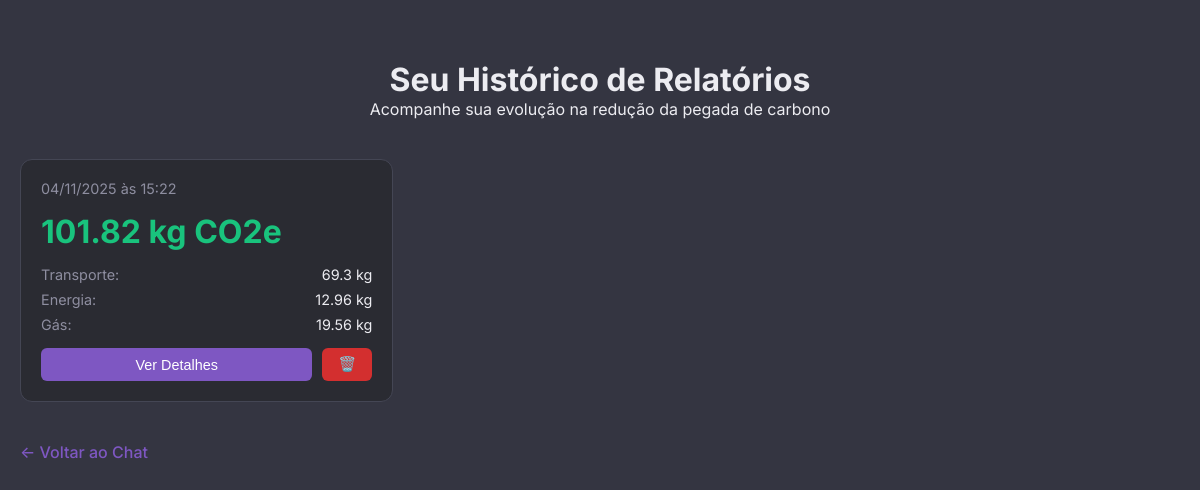
The app's page /history (signed in) with its own data.
### src/models.py (models this page shows, shortened)
class Report(db.Model):
    __tablename__ = 'reports'
    id = db.Column(db.Integer, primary_key=True)
    user_id = db.Column(db.Integer, db.ForeignKey('users.id'), nullable=False)
    created_at = db.Column(db.DateTime, default=datetime.utcnow)
    km_carro = db.Column(db.Float, nullable=True)
    tipo_combustivel = db.Column(db.String(20), nullable=True)
    km_onibus = db.Column(db.Float, nullable=True)
    kwh_eletricidade = db.Column(db.Float, nullable=True)
    kg_gas_glp = db.Column(db.Float, nullable=True)
    total_kg_co2e = db.Column(db.Float, nullable=False)
    transporte_kg_co2e = db.Column(db.Float, default=0.0)
    energia_eletrica_kg_co2e = db.Column(db.Float, default=0.0)
    gas_cozinha_kg_co2e = db.Column(db.Float, default=0.0)
    narrative_report = db.Column(db.Text, nullable=True)

### routes/report_routes.py (the view)
@routes.route('/history')
@login_required
def view_history():
    reports = Report.query.filter_by(user_id=current_user.id).order_by(Report.created_at.desc()).all()
    return render_template('history.html', reports=reports)

### templates/history.html (shortened to what this page needs)
<!DOCTYPE html>
<html lang="pt-BR">
<head>
    <link rel="stylesheet" href="{{ url_for('static', filename='style.css') }}">
</head>
<body>
    <div class="history-container">
        <header class="history-header">
            <h1>Seu Histórico de Relatórios</h1>
            <p>Acompanhe sua evolução na redução da pegada de carbono</p>
        </header>
        {% if reports %}
        <div class="reports-grid">
            {% for report in reports %}
            <div class="report-card">
                <div class="report-date">{{ report.created_at.strftime('%d/%m/%Y às %H:%M') }}</div>
                <div class="report-total">{{ report.total_kg_co2e }} kg CO2e</div>
                <div class="report-breakdown">
                    <div class="breakdown-item">
                        <span class="breakdown-label">Transporte:</span>
                        <span>{{ report.transporte_kg_co2e }} kg</span>
                    </div>
                    <div class="breakdown-item">
                        <span class="breakdown-label">Energia:</span>
                        <span>{{ report.energia_eletrica_kg_co2e }} kg</span>
                    </div>
                    <div class="breakdown-item">
                        <span class="breakdown-label">Gás:</span>
                        <span>{{ report.gas_cozinha_kg_co2e }} kg</span>
                    </div>
                </div>
                <div class="report-actions">
                    <button class="btn btn-view" data-report-id="{{ report.id }}">Ver Detalhes</button>
                    <button class="btn btn-delete" data-report-id="{{ report.id }}">🗑️</button>
                </div>
            </div>
            {% endfor %}
        </div>
        {% else %}
        <div class="empty-state">
            <h2>Nenhum relatório encontrado</h2>
            <p>Comece uma conversa com a Dalva para gerar seu primeiro relatório!</p>
        </div>
        {% endif %}
        <a href="/" class="back-link">← Voltar ao Chat</a>
    </div>
</body>
</html>

### static/style.css (style rules this page uses)
* { margin: 0; padding: 0; box-sizing: border-box; }
:root { --bg-primary: #343541; --bg-secondary: #2a2b32; --bg-tertiary: #444654; --text-primary: #ececf1; --text-secondary: #8e8ea0; --accent-purple: #7e57c2; --accent-green: #19c37d; --accent-red: #d32f2f; --accent-yellow: #fbc02d; }
body { font-family: 'Inter', -apple-system, BlinkMacSystemFont, 'Segoe UI', sans-serif; margin: 0; padding: 0; background-color: var(--bg-primary); color: var(--text-primary); overflow-x: hidden; }
.back-link { display: inline-block; margin-top: 20px; color: var(--accent-purple); text-decoration: none; font-weight: 500; }
.history-container { max-width: 1200px; margin: 40px auto; padding: 20px; }
.history-header { text-align: center; margin-bottom: 40px; color: var(--text-primary); }
.reports-grid { display: grid; grid-template-columns: repeat(auto-fill, minmax(300px, 1fr)); gap: 20px; margin-bottom: 20px; }
.report-card { background: var(--bg-secondary); border-radius: 12px; padding: 20px; border: 1px solid var(--bg-tertiary); transition: transform 0.2s, box-shadow 0.2s; cursor: pointer; }
.report-date { color: var(--text-secondary); font-size: 0.9rem; margin-bottom: 10px; }
.report-total { font-size: 2rem; font-weight: bold; color: var(--accent-green); margin: 15px 0; }
.report-breakdown { display: flex; flex-direction: column; gap: 8px; margin: 15px 0; }
.breakdown-item { display: flex; justify-content: space-between; color: var(--text-primary); font-size: 0.9rem; }
.breakdown-label { color: var(--text-secondary); }
.report-actions { display: flex; gap: 10px; margin-top: 15px; }
.btn { padding: 8px 16px; border: none; border-radius: 6px; cursor: pointer; font-size: 0.9rem; transition: opacity 0.2s; }
.btn-view { background: var(--accent-purple); color: white; flex: 1; }
.btn-delete { background: var(--accent-red); color: white; }
.btn-delete { background: var(--accent-red); color: white; padding: 8px 20px; border: none; border-radius: 6px; cursor: pointer; font-size: 0.9rem; }

### templates/history.html (style rules this page uses)
.history-container { max-width: 1200px; margin: 40px auto; padding: 20px; }
.history-header { text-align: center; margin-bottom: 40px; color: #ececf1; }
.reports-grid { display: grid; grid-template-columns: repeat(auto-fill, minmax(300px, 1fr)); gap: 20px; margin-bottom: 20px; }
.report-card { background: #2a2b32; border-radius: 12px; padding: 20px; border: 1px solid #444654; transition: transform 0.2s, box-shadow 0.2s; cursor: pointer; }
.report-date { color: #8e8ea0; font-size: 0.9rem; margin-bottom: 10px; }
.report-total { font-size: 2rem; font-weight: bold; color: #19c37d; margin: 15px 0; }
.report-breakdown { display: flex; flex-direction: column; gap: 8px; margin: 15px 0; }
.breakdown-item { display: flex; justify-content: space-between; color: #ececf1; font-size: 0.9rem; }
.breakdown-label { color: #8e8ea0; }
.report-actions { display: flex; gap: 10px; margin-top: 15px; }
.btn { padding: 8px 16px; border: none; border-radius: 6px; cursor: pointer; font-size: 0.9rem; transition: opacity 0.2s; }
.btn-view { background: #7e57c2; color: white; flex: 1; }
.btn-delete { background: #d32f2f; color: white; }
.back-link { display: inline-block; margin-top: 20px; color: #7e57c2; text-decoration: none; font-weight: 500; }

### records on screen
Report: created_at "04/11/2025 às 15:22", total_kg_co2e "101.82", transporte_kg_co2e "69.3", energia_eletrica_kg_co2e "12.96", gas_cozinha_kg_co2e "19.56"
